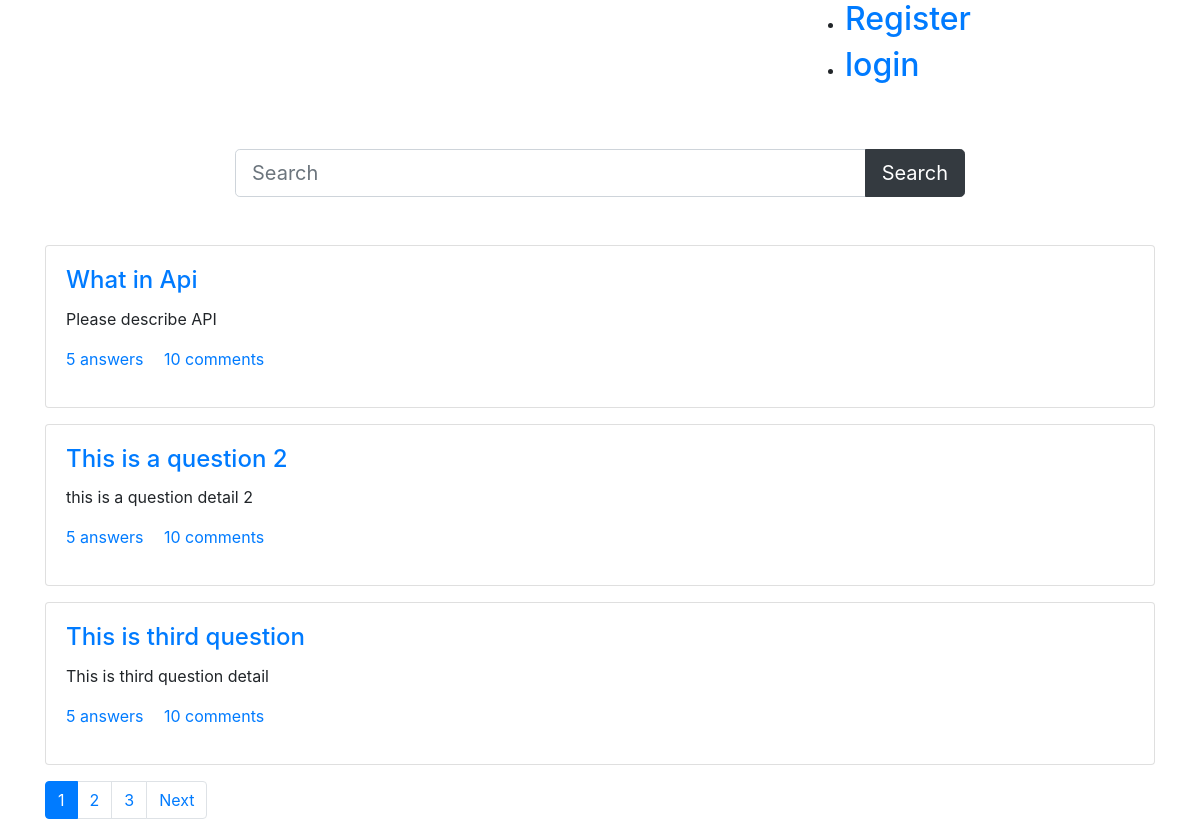
The page / on the database its author committed.
### main/models.py (models this page shows, shortened)
class Question(models.Model):
    user=models.ForeignKey(User,on_delete=models.CASCADE)
    title= models.CharField(max_length=300)
    detail=models.TextField()
    add_time=models.DateTimeField(auto_now_add=True)

### main/views.py (the view)
# urls.py: path('',views.home,name='home'),
def home(request):
    if 'q' in request.GET:
        q = request.GET['q']
        quests = Question.objects.filter(title__icontains=q).order_by('id')
        print('quest', quests)
    else:
        quests = Question.objects.all().order_by('id')
    paginator = Paginator(quests, 3)
    page_num = request.GET.get('page', 1)
    quests = paginator.page(page_num)
    return render(request, 'home.html', {'quests': quests})

### main/templates/home.html (shortened to what this page needs)
{% load static %}
<!DOCTYPE html>
<html lang="en">
<head>
  <link rel="stylesheet" href="{% static 'bootstrap.min.css' %}" />
</head>
<body>
  <nav>
    <div class="row">
      <div class=" offset-8">
  <ul>
    {% if user.is_authenticated %}
    <li>Hello, {{user.first_name}}</li>
    <li><h2><a href="accounts/logout">logout</a></h2></li>
    {% else %}
    <li><h2><a href="accounts/register">Register</a></h2></li>
    <li><h2><a href="accounts/login">login</a></h2></li>
    {% endif %}
  </ul>
</div>
</div>
</nav>
  <div class="container py-5">
    <div class="row">
      <div class="col-md-8 offset-2">
        <form >
          <div class="input-group">
            <input type="text" name="q" class="form-control form-control-lg" placeholder="Search" />
            <div class="input-group-append">
              <button class="btn btn-dark btn-lg" type="submit" id="button-addon2">Search</button>
            </div>
          </div>
        </form>
      </div>
    </div>
  </div>
  <div class="container ">
    {% for quest in quests %}
    <div class="card mb-3">
      <div class="card-body">
        <h4 class="card-title"><a href="/detail/{{quest.id}}">{{quest.title}}</a></h4>
        <p class="card-text">{{quest.detail}}</p>
        <p>
          <a href="#" class="mr-3">5 answers</a>
          <a href="#" class="mr-3">10 comments</a>
        </p>
      </div>
    </div>
    {% endfor %}
  </div>
  <nav class="my-3 container">
    <ul class="pagination">
      {% for i in quests.paginator.page_range %}
      {% if quests.number == i %}
      <li class="page-item active"><a class="page-link" href="#">{{i}}</a></li>
      {% else %}
      <li class="page-item"><a class="page-link" href="?page={{i}}">{{i}}</a></li>
      {% endif %}
      {% endfor %}
      {% if quests.has_next %}
      <li class="page-item"><a class="page-link" href="?page={{quests.next_page_number}}">Next</a></li>
      {% endif %}
    </ul>
  </nav>
</body>
</html>

### rows shown on the page
Question: title "What in Api", detail "Please describe API"
Question: title "This is a question 2", detail "this is a question detail 2"
Question: title "This is third question", detail "This is third question detail"

### other values the page prints
{{ i }} "1"
{{ i }} "2" "3"
